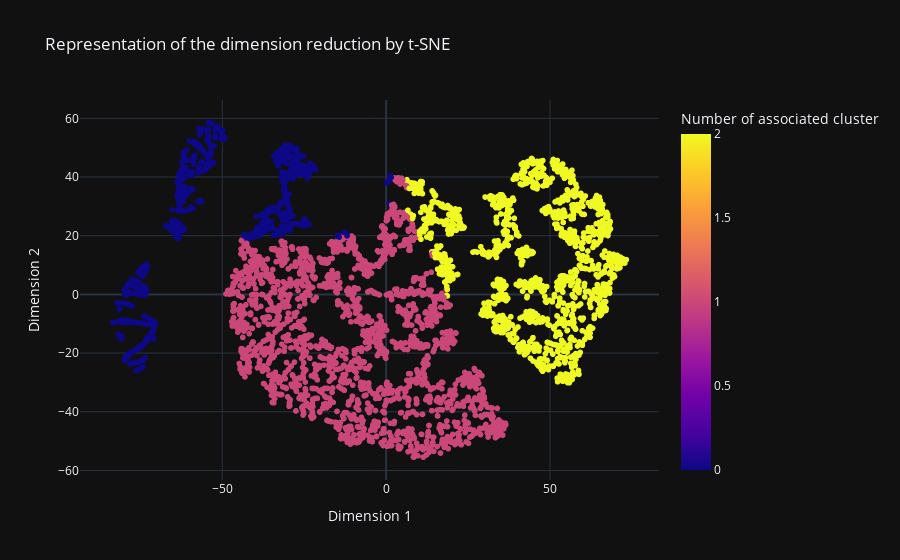

The notebook cell this image was saved under:
### Code cell
# representing the data
fig = px.scatter(train_pred, x="TSNE_DIM1", y="TSNE_DIM2",color="cluster_predict",
                 labels= {
                     "TSNE_DIM1": "Dimension 1",
                     "TSNE_DIM2": "Dimension 2",
                     "cluster_predict": "Number of associated cluster"
                 },
                 title= "Representation of the dimension reduction by t-SNE")
fig.show()

### Figure 1 — Plotly figure (JSON) as saved in the notebook; plotly's stock layout.template omitted (floating-point values rounded to 4 significant figures; data arrays with more than 128 entries replaced by an {"elided": "..."} marker saying what was removed)
{"data": [{"hovertemplate": "Dimension 1=%{x}<br>Dimension 2=%{y}<br>Number of associated cluster=%{marker.color}<extra></extra>", "legendgroup": "", "marker": {"color": {"elided": "4294 int values"}, "coloraxis": "coloraxis", "symbol": "circle"}, "mode": "markers", "name": "", "showlegend": false, "x": {"elided": "4294 float values"}, "xaxis": "x", "y": {"elided": "4294 float values"}, "yaxis": "y", "type": "scattergl"}], "layout": {"xaxis": {"anchor": "y", "domain": [0.0, 1.0], "title": {"text": "Dimension 1"}}, "yaxis": {"anchor": "x", "domain": [0.0, 1.0], "title": {"text": "Dimension 2"}}, "coloraxis": {"colorbar": {"title": {"text": "Number of associated cluster"}}, "colorscale": [[0.0, "#0d0887"], [0.1111, "#46039f"], [0.2222, "#7201a8"], [0.3333, "#9c179e"], [0.4444, "#bd3786"], [0.5556, "#d8576b"], [0.6667, "#ed7953"], [0.7778, "#fb9f3a"], [0.8889, "#fdca26"], [1.0, "#f0f921"]]}, "legend": {"tracegroupgap": 0}, "title": {"text": "Representation of the dimension reduction by t-SNE"}}}
